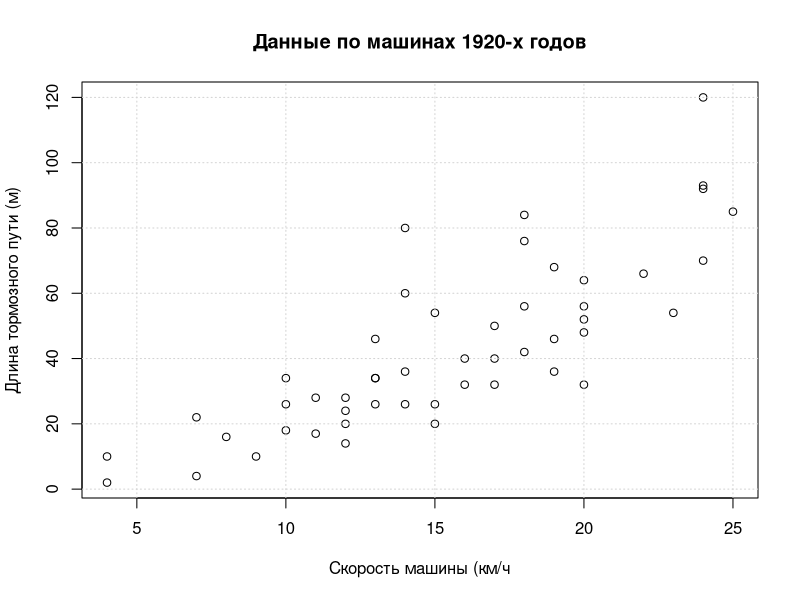

Reproduce this figure in R.
## ---- chunk 1
library(knitr)
year <- c(2010, 2011, 2012, 2013)
popul <- c(142962, 142914, 143103, 143395)
unempl <- c(7.4, 6.5, 5.5, 5.5)
df = data.frame(year, popul, unempl)
colnames(df) <- c('Год', 'Население (тыс. чел.)', 'Безработица (%)')
kable(df)
## ---- chunk 2
head(cars)
## ---- chunk 3
plot(cars$speed, cars$dist, main='Данные по машинах 1920-х годов', ylab = 'Длина тормозного пути (м)', xlab='Скорость машины (км/ч')
grid()
## ---- chunk 4
# вес, кг
y <- c(60, 70, 80)
# рост, см
x <- c(170, 170, 181)
## ---- chunk 5
beta2 = sum((y - mean(y))*(x - mean(x)))/sum((x-mean(x))^2)
beta1 = mean(y) - beta2*mean(x)
